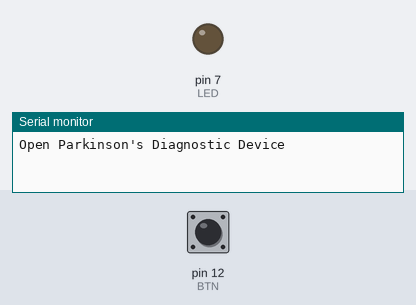
The sketch below on a simulated Arduino Uno, built with avr-gcc and run on an emulated ATmega328P. On the bench: output pins drawn as LEDs (lit = HIGH), the last lines printed to the serial monitor. Wiring (inferred from the names in the program): MPU-6050 motion sensor at I2C address 0x68. Dashed ring = blinking. The inputs (shaded band) are chosen by the test bench; at power-on: pin 12 (BTN) HIGH.

Above: at 1.2 s.
1.3 s: pin 12 (BTN) pulled LOW for 1 s
At 2.9 s:
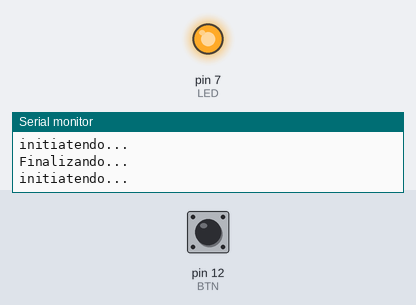
8.3 s: pin 12 (BTN) pulled LOW for 0.15 s
At 8.9 s:
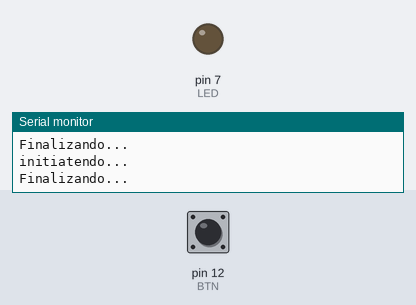
9.9 s: pin 12 (BTN) pulled LOW for 3.2 s
At 10.07 s:
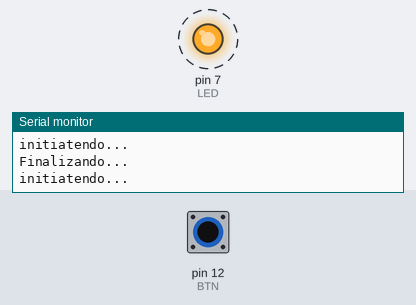
Timing chart, 0 to 14.6 s (numbered marks = the images above; inputs shaded):
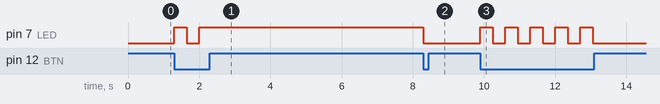

The sketch:

controller.ino
```cpp
/*
AUTHOR: Wanghley Soares Martins (@wanghley)
DATE: April 11, 2019
CONTACT: wanghleys@gmail.com
REV1: Fabio Henrique, Lissa Ximenes
DATE: Sep 19, 2019
REV2: Wanghley Martins
DATE: Nov 19, 2020
*/
#include <TimerOne.h>       // Library for timer interrupt
#include <MPU6050.h>        // Standard library for manipulation on the MPU6050
#include <Wire.h>           // Control library of the I²C protocol, used by the MPU6050
#include <SoftwareSerial.h> // Bluetooth control library

#define BTN 12
#define LED 7

SoftwareSerial BTSerial(10, 11); // RX | TX

const int MPU = 0x68; // MPU6050 address on the I²C bus (available in datasheet)
volatile bool visualization = false; // Variable is loaded into the "RAM memory" of the microcontroller
boolean controle = true, initiate = false; // Variable of flow control
int ledstate = 0; // LED state indicator
double AcX, AcY, AcZ, Tmp, GyX, GyY, GyZ; // Variables used to store data
char a, c='-1', c1='-1';
unsigned long current;
unsigned long last;
volatile bool flag = false;
bool flagCopy;
volatile unsigned long interval = 0;
unsigned long intervalCopy;
long Micros;

void setup()
{
    /*Bluetooth comunication:
      Module - HC-05
      Password - 1234
    */
    Wire.begin();                // I²C communication starts
    Wire.beginTransmission(MPU); // Indicates the address of the MPU to start communication
    Wire.write(0x6B);            // Indicates the MPU that the communication will start
    Wire.write(0);               // Indicates the MPU that wants to leave the communication on standby
    Wire.endTransmission(true);  // Disables communication

    Serial.begin(57600);
    Serial.println("Open Parkinson's Diagnostic Device");
    BTSerial.begin(57600); // HC-05 default speed in AT command more

    // starts the sample rate by time (clock)
    Timer1.initialize(20000); // Adjusted for 50hz = 10⁶ / 50 = 20,000µs
    Timer1.attachInterrupt(changeFlag); // Indicates the function that will be called every 20,000ms

    pinMode(BTN,INPUT_PULLUP);
    pinMode(LED,OUTPUT);
    digitalWrite(LED,LOW);
}

//Função que imprime os dados lidos pelo MPU6050 a cada chamada da interrupção
void changeFlag(){
  if (visualization){
    flag = true; // active data display
    Micros = micros();
  }
}

void loop(){
  if(digitalRead(BTN)==LOW){
   if(initiate==true){
     Serial.println("Finalizando...");
     initiate = false;
     BTSerial.write("stop#");
     digitalWrite(LED,LOW);
   }else{
     Serial.println("initiatendo...");
     initiate=true;
     digitalWrite(LED,HIGH);
   }
   delay(350);
  }

  if (initiate){
    if(Serial.available()){
     a = Serial.read();
     if(a=='f'){
       BTSerial.write("stop#");
       BTSerial.flush();//Descarrega o buffer
       Serial.println("Comunication Closed!");
       visualization = false;
     }
    }

    noInterrupts();//
    flagCopy = flag;
    flag = false;
    intervalCopy = interval;
    interval = 0;
    interrupts();
    if (flagCopy){
      printData();
    }
    int val = BTSerial.read();

    c='-1';
    c1='-1';
    if (val != -1){
        c = val;
    }

    if (c == 's'){
      Serial.println("Comunication started!\nWaiting final handshake");
      BTSerial.write("ok#");
      BTSerial.flush(); //Limpar buffer
      while (controle){
        val = BTSerial.read();
        if (val != -1){
          c1 = val;
          if(c1=='c'){
            controle = false;
            Serial.println("Data collection started!");
            visualization = true;
          }
        }
      }
    }

    if (visualization){
        Wire.beginTransmission(MPU); //Indica a retomada na comunicação i²c
        Wire.write(0x3B);            /*initiate o registrador do MPU6050, indicando que irá receber dados*/
        Wire.endTransmission(false); //initiate a comunicação estável novamente
        //Solicita dados do sensor
        Wire.requestFrom(MPU, 14, true);
        getData();
        // Keep reading from HC-05 and send to Arduino Serial Monitor
    }

    if (Serial.available()){
      a = Serial.read();
      if (a == 'f'){
        BTSerial.write("stop#");
        BTSerial.flush(); //Descarrega o buffer
        Serial.println("Canal fechado..");
        visualization = false;
      }
    }
  }
}

//Função que recebe os dados do MPU6050 e
//faz as conversões do valor bruto para acc = g e gy = º/seg
void getData(){
  //Armazena o valor dos sensores nas variaveis correspondentes
  AcX = Wire.read() << 8 | Wire.read(); //0x3B (ACCEL_XOUT_H) & 0x3C (ACCEL_XOUT_L)
  AcY = Wire.read() << 8 | Wire.read(); //0x3D (ACCEL_YOUT_H) & 0x3E (ACCEL_YOUT_L)
  AcZ = Wire.read() << 8 | Wire.read(); //0x3F (ACCEL_ZOUT_H) & 0x40 (ACCEL_ZOUT_L)
  Tmp = Wire.read() << 8 | Wire.read(); //0x41 (TEMP_OUT_H) & 0x42 (TEMP_OUT_L)
  GyX = Wire.read() << 8 | Wire.read(); //0x43 (GYRO_XOUT_H) & 0x44 (GYRO_XOUT_L)
  GyY = Wire.read() << 8 | Wire.read(); //0x45 (GYRO_YOUT_H) & 0x46 (GYRO_YOUT_L)
  GyZ = Wire.read() << 8 | Wire.read(); //0x47 (GYRO_ZOUT_H) & 0x48 (GYRO_ZOUT_L)


  //Dados recebidos em 2g
  AcX = AcX / 16384.0;        //Conversão para G
  AcY = AcY / 16384.0;        //Conversão para G
  AcZ = AcZ / 16384.0;        //Conversão para G
  Tmp = Tmp / 340.00 + 36.53; //Conversão para ºC
  GyX = GyX / 250.0;          //Conversão para º/seg
  GyY = GyY / 250.0;          //Conversão para º/seg
  GyZ = GyZ / 250.0;          //Conversão para º/seg
}

void printData(){
  BTSerial.print((String)Micros+","+(String)AcX+","+(String)AcY+","+(String)AcZ+","+(String)GyX+","+(String)GyY+","+(String)GyZ+","+(String)Tmp+"#");
  BTSerial.flush();
//  Serial.println((String)Micros+","+(String)AcX+","+(String)AcY+","+(String)AcZ+","+(String)GyX+","+(String)GyY+","+(String)GyZ+","+(String)Tmp+"#");
}
```

Measured:
- after the input at 1.3 s, pin 7 (LED): LOW → HIGH at once, → LOW 0.35 s later, → HIGH 0.35 s later
- after the input at 8.3 s, pin 7 (LED): HIGH → LOW at once
- after the input at 9.9 s, pin 7 (LED): alternates HIGH for 0.35 s and LOW for 0.35 s, 10 changes in all, then stays LOW, starting at once
